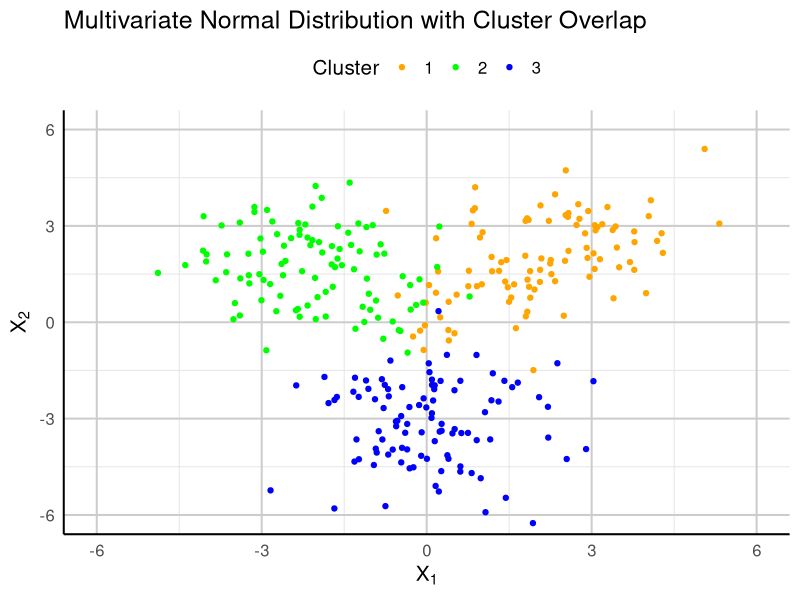
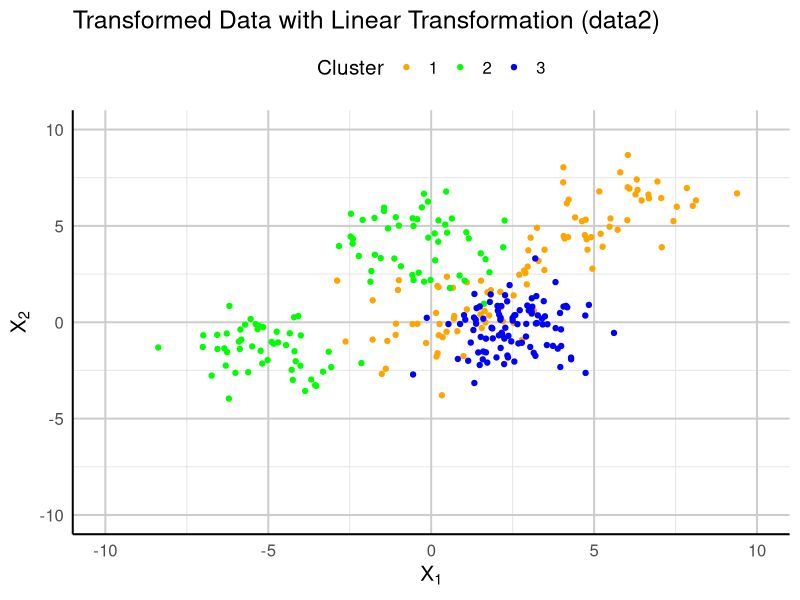

Reproduce these figures in R, in order. (Note: a time limit stopped this script after it produced the figures.)
# Function
rand.index <- function(true_labels, predicted_labels) {
  if (length(true_labels) != length(predicted_labels)) {
    stop("The length of the two label vectors must be the same.")
  }
  
  contingency_table <- table(true_labels, predicted_labels)
  
  a <- sum(choose(contingency_table, 2))
  b <- sum(choose(rowSums(contingency_table), 2)) - a
  c <- sum(choose(colSums(contingency_table), 2)) - a
  d <- choose(sum(contingency_table), 2) - (a + b + c)
  
  rand_index <- (a + d) / (a + b + c + d)
  return(rand_index)
}



try = function(dat1, dat2, itrN = 500, K=4, k_near=5){
  dat1_cl = kmeans(dat1, K)$cluster
  dat2_cl = kmeans(dat2, K)$cluster
  
  N = nrow(dat1)
  
  # calculate pairwise distance for both datasets
  dat1_dist = as.matrix(dist(dat1))
  dat2_dist = as.matrix(dist(dat2))
  
  # calculate the total distance for an observation  
  tot_dist1 = apply(dat1_dist,2,sum)
  tot_dist2 = apply(dat2_dist,2,sum)
  
  diag(dat1_dist) = NA
  diag(dat2_dist) = NA
  
  # a function that outputs the indices of k_near (number) closest neighbors
  '작은 값의 index를 반환하는 함수'
  k_near_take = function(x, k_near){
    order(x)[1:k_near]
  }
  
  dat1_near_mat = apply(dat1_dist, 2, k_near_take, k_near)
  dat2_near_mat = apply(dat2_dist, 2, k_near_take, k_near)
  
  
  rand1 = rep(NA, itrN)
  rand2 = rep(NA, itrN)
  
  # genearte itrN number of permutation samples
  for (itr in 1:itrN){
    # new permuted samples
    new_dat1 = dat1
    new_dat2 = dat2
    
    TF_ind = sample(c(T,F), size=N, replace=T)
    
    for (i in 1:N){
      if (TF_ind[i]){
        
        # calucluate the weights
        mix_coef1 = dat1_dist[i,dat1_near_mat[,i]]
        mix_coef1 = mix_coef1/sum(mix_coef1)
        mix_coef2 = dat2_dist[i,dat2_near_mat[,i]]
        mix_coef2 = mix_coef2/sum(mix_coef2)
        
        # calculate the weighted average
        new_dat2_point = apply(mix_coef1*dat2[dat1_near_mat[,i],],2,sum) 
        new_dat1_point = apply(mix_coef2*dat1[dat2_near_mat[,i],],2,sum) 
        
        new_dat1[i,] = new_dat1_point
        new_dat2[i,] = new_dat2_point
        
      } 
    }
    
    new_cl_dat1 = kmeans(new_dat1, K)
    new_cl_dat2 = kmeans(new_dat2, K)
    
    rand1[itr] = rand.index(new_cl_dat1$cluster, dat2_cl)
    rand2[itr] = rand.index(new_cl_dat2$cluster, dat1_cl)
  }
  
  return(list(ri1= rand1, ri2=rand2, rf= rand.index(dat2_cl, dat1_cl)))
}


# Load libraries
library(MASS)
library(ggplot2)
library(progress)

# Setting seed
set.seed(241007)

# Define centroids (mean vectors)
mu1 <- c(2, 2)
mu2 <- c(-2, 2)
mu3 <- c(0, -3)

# Adjusted covariance matrices for more overlap
cov1 <- matrix(c(1.5, 0.6, 0.6, 1.5), nrow = 2)
cov2 <- matrix(c(1.5, -0.4, -0.4, 1.5), nrow = 2)
cov3 <- matrix(c(1.5, 0.3, 0.3, 1.5), nrow = 2)

# Sampling 100 data points ~ MultiNormal dist for each centroid
cluster1 <- mvrnorm(100, mu = mu1, Sigma = cov1)
cluster2 <- mvrnorm(100, mu = mu2, Sigma = cov2)
cluster3 <- mvrnorm(100, mu = mu3, Sigma = cov3)

# Combine the data into a single data frame for ggplot
dat1 <- data.frame(
  X1 = c(cluster1[,1], cluster2[,1], cluster3[,1]),
  X2 = c(cluster1[,2], cluster2[,2], cluster3[,2]),
  Cluster = factor(rep(1:3, each = 100))
)

# Define colors for clusters
cluster_colors <- c("orange", "green", "blue")

# Create the ggplot
p <- ggplot(dat1, aes(x = X1, y = X2, color = Cluster)) +
  geom_point(size = 1.5) +
  # stat_ellipse(type = "norm", linetype = "dashed", size = 1) +  # Add ellipses
  scale_color_manual(values = cluster_colors) +
  labs(x = expression(X[1]), y = expression(X[2]), title = "Multivariate Normal Distribution with Cluster Overlap") +
  theme_minimal(base_size = 15) +
  theme(
    panel.grid.major = element_line(color = "grey80", linetype = "solid"),
    panel.grid.minor = element_line(color = "grey90", linetype = "solid"),
    axis.line = element_line(color = "black"),
    legend.position = "top"
  ) +
  coord_cartesian(xlim = c(-6, 6), ylim = c(-6, 6))

p

# Save the plot with high DPI
# ggsave("cluster_plot.png", plot = p, width = 8, height = 6, dpi = 1000)

# Define linear transformation parameters for each cluster
a1 <- 1.2; b1 <- c(3, -2)   # Transformation for Cluster 1
a2 <- 1.1; b2 <- c(-3, 2)   # Transformation for Cluster 2
a3 <- 0.9; b3 <- c(2, 3)    # Transformation for Cluster 3

# Apply linear transformation to each cluster
cluster1_transformed <- a1 * cluster1 + matrix(rep(b1, each = 100), ncol = 2, byrow = TRUE)
cluster2_transformed <- a2 * cluster2 + matrix(rep(b2, each = 100), ncol = 2, byrow = TRUE)
cluster3_transformed <- a3 * cluster3 + matrix(rep(b3, each = 100), ncol = 2, byrow = TRUE)

# Combine transformed data into a new data frame for plotting
dat2 <- data.frame(
  X1 = c(cluster1_transformed[,1], cluster2_transformed[,1], cluster3_transformed[,1]),
  X2 = c(cluster1_transformed[,2], cluster2_transformed[,2], cluster3_transformed[,2]),
  Cluster = factor(rep(1:3, each = 100))
)

# Define colors for clusters
cluster_colors <- c("orange", "green", "blue")

# Plot the transformed data
p2 <- ggplot(dat2, aes(x = X1, y = X2, color = Cluster)) +
  geom_point(size = 1.5) +
  scale_color_manual(values = cluster_colors) +
  labs(x = expression(X[1]), y = expression(X[2]), title = "Transformed Data with Linear Transformation (data2)") +
  theme_minimal(base_size = 15) +
  theme(
    panel.grid.major = element_line(color = "grey80", linetype = "solid"),
    panel.grid.minor = element_line(color = "grey90", linetype = "solid"),
    axis.line = element_line(color = "black"),
    legend.position = "top"
  ) +
  coord_cartesian(xlim = c(-10, 10), ylim = c(-10, 10))

p2

# Save the plot with high DPI
# ggsave("cluster_plot_no_ellipses.png", plot = p, width = 8, height = 6, dpi = 1000)


# 1 times simulation
m1 = as.matrix(dat1[, c("X1", "X2")])
m2 = as.matrix(dat2[, c("X1", "X2")])

output = try(m1, m2, itrN = 1000, K=3, k_near=10)

mean((output$ri2 + output$ri1) * 0.5 < output$rf)

# Initialize a vector to store the results from each run
distribution_results <- numeric(100)

# Create a progress bar
pb <- progress_bar$new(
  format = "  진행중 [:bar] :percent 완료 - 경과시간 :elapsed - 예상완료시간 :eta",
  total = 100, clear = FALSE, width = 60
)

# Run the process 100 times with a progress bar
for (i in 1:100) {
  output <- try(m1, m2, itrN = 1000, K = 3, k_near = 10)
  distribution_results[i] <- mean((output$ri2 + output$ri1) * 0.5 < output$rf)
  
  # Update the progress bar
  pb$tick()
}

# Plot the distribution of the results
hist(distribution_results, breaks = 20, col = "skyblue", 
     main = "Distribution of p-value",
     xlab = "Mean value", ylab = "Frequency")
